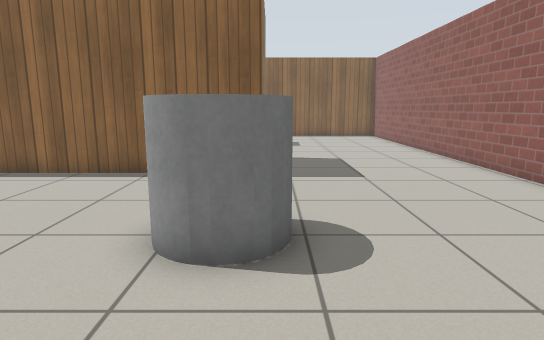
view 1 (above)

16 first-person views from a walk through a Gazebo world. The camera is 0.93 m above the floor, tilts 10° down and sees 75° across. The floor is counted in squares, 0.5 m on a side. Each view is taken from the middle of a square. On the plan, view 1 faces up. The plan holds only what a view shows up to about 18 squares ahead; the rest is blank. Simple patterns stand in for the simulator's built-in surfaces.

view 2
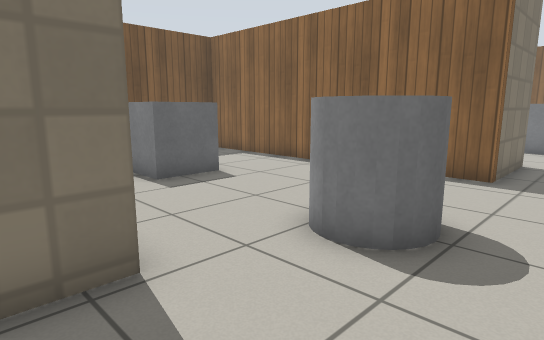

view 3
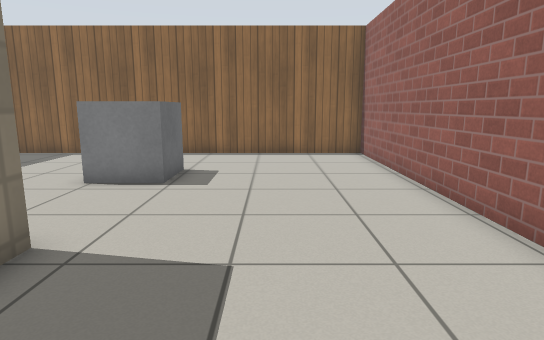

view 4
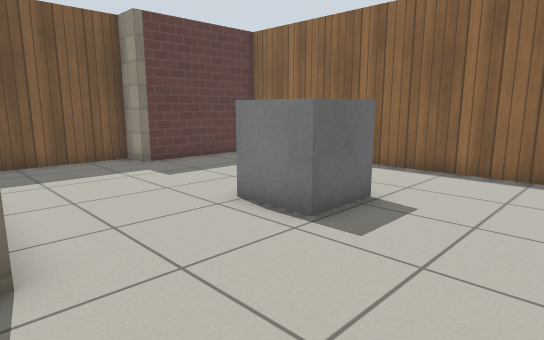

view 5
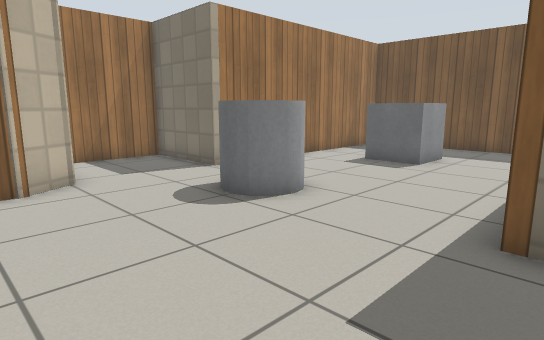

view 6
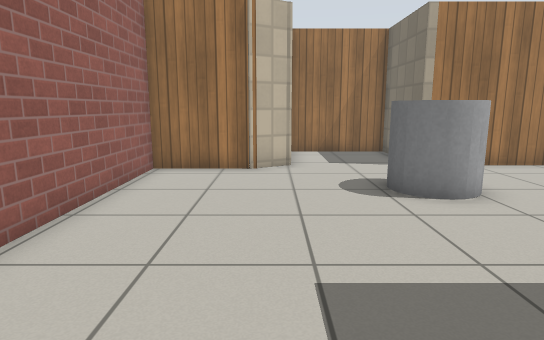

view 7
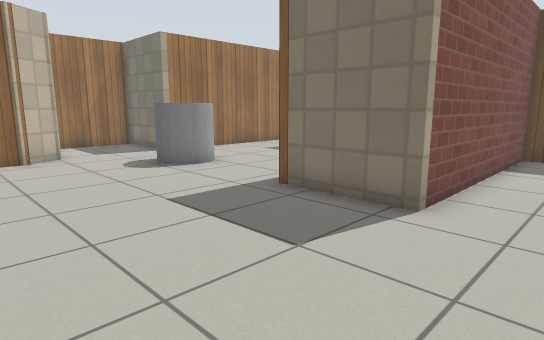

view 8
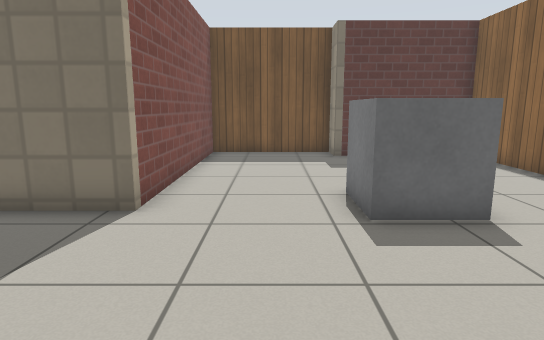

view 9
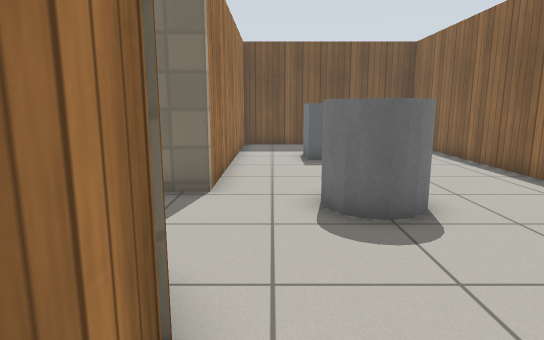

view 10
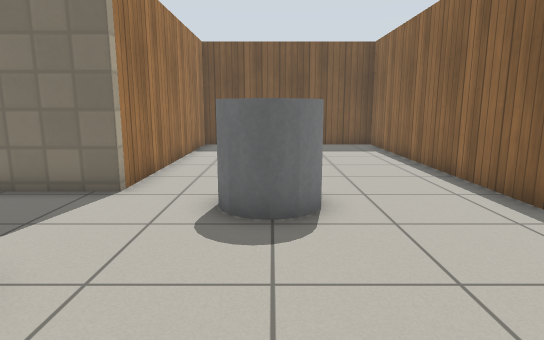

view 11
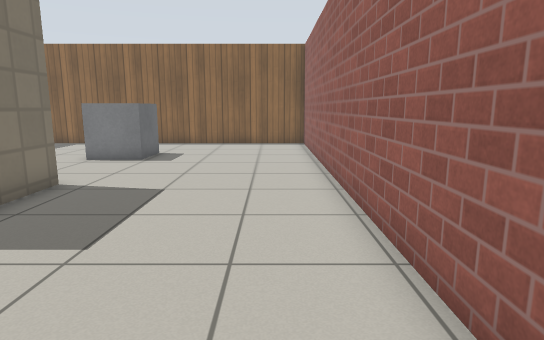

view 12
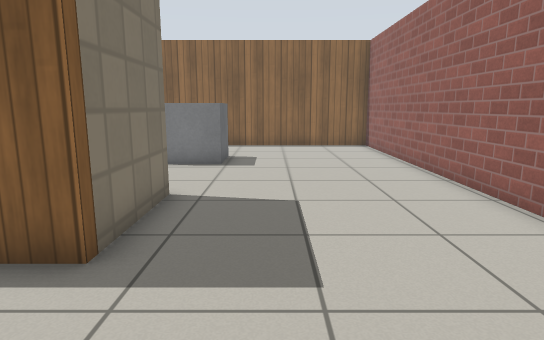

view 13
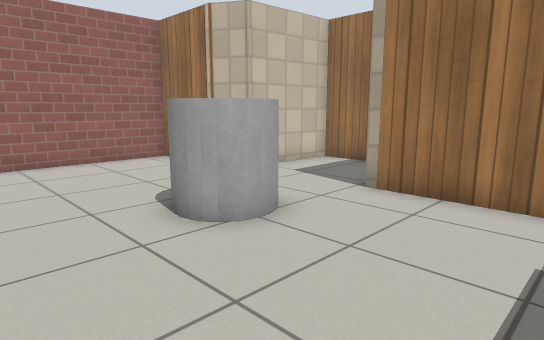

view 14
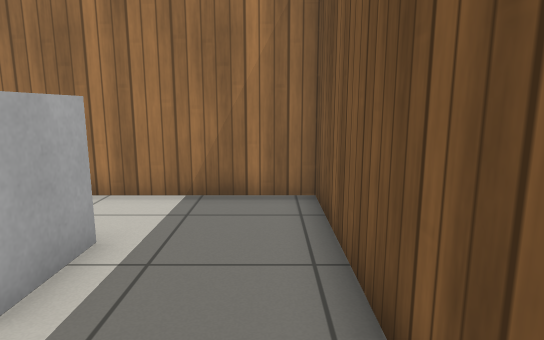

view 15
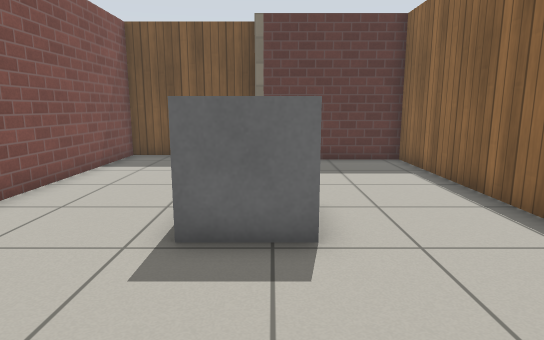

view 16
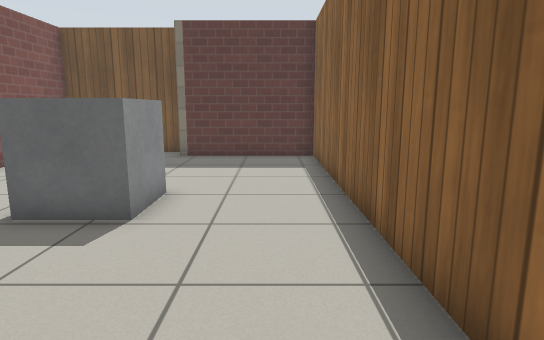

### Floor plan
Points are (right, up) in squares from view 1. A wall is a line through its corners. A room is listed if a view was taken in it or the views show most of it. See-through windows are left out.
Room 1 (views 1, 2, 3, 4, 5, 6, 7, 8, 9, 10, 11, 12, 13, 14, 15, 16)
walls: (-0.2, 13.5) (-0.2, 10) (-11.9, 10) (-11.9, 1.6) (-1.7, 1.6) (-1.7, -2.1) (2.2, -2.1) (2.4, 1.6) (3.6, 2.2) (6.7, 2.2) (6.7, 23.6) (-7.7, 23.6) (-7.7, 18.4) (-8.9, 18.4) (-8.9, 13.5) (-0.2, 13.5)
objects: grey box (-8, 5) to (-7, 6); grey cylinder (-1, 4) to (0, 6); grey box (-1, 18) to (0, 19)

Positions as (right, up) in squares from view 1, and headings:
1: (0, 0), facing up
2: (2, 0), facing up-left
3: (3, 9), facing up
4: (4, 13), facing up-left
5: (5, 11), facing down-left
6: (3, 13), facing down
7: (6, 16), facing down-left
8: (6, 16), facing left
9: (6, 3), facing left
10: (6, 5), facing left
11: (5, 5), facing up
12: (2, 6), facing up
13: (-6, 9), facing down-right
14: (-11, 9), facing down
15: (5, 19), facing left
16: (6, 22), facing left
